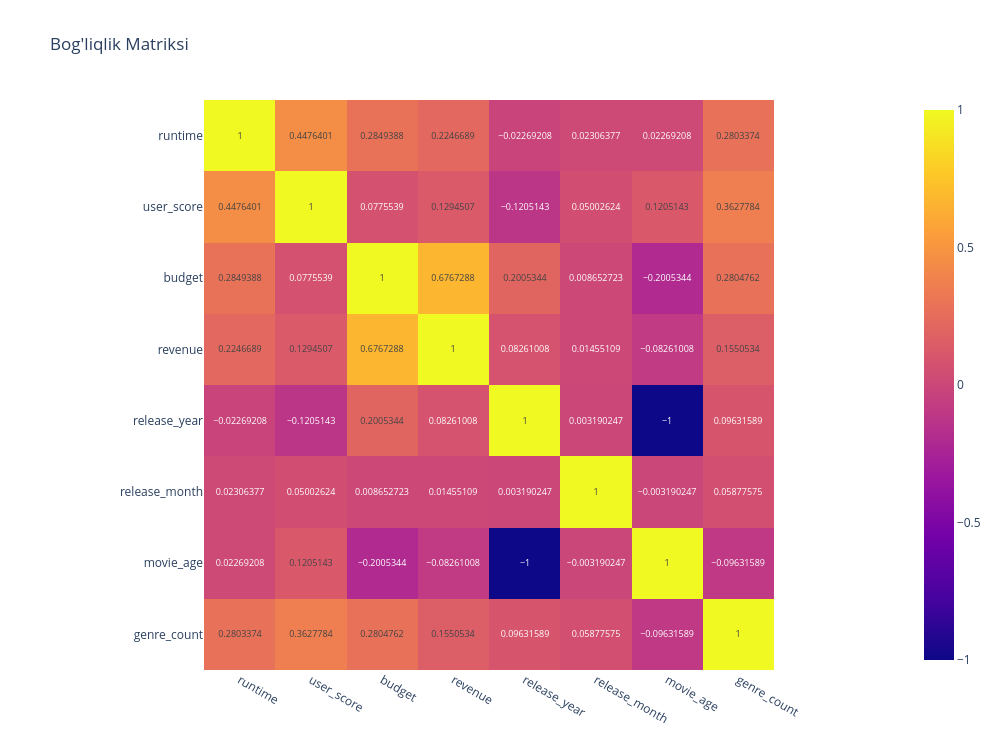

The notebook cell saved with this chart:
### Markdown cell above
# 6. Bog'liqlik Matriksi

### Code cell
corr = df_fe.select_dtypes(include=np.number).corr()
fig = px.imshow(
    corr, 
    text_auto = True,
    title = "Bog'liqlik Matriksi",
    width = 1000,
    height=750
)
fig.update_traces(
    hovertemplate=
    "X o'qi: %{x}<br>"
    "Y o'qi: %{y}<br>"
    "Bog'liqlik: %{z:.3f}<extra></extra>"
)
fig.show()
fig.write_image(
    "../results/figures/feature_engineered/target_corr_matrix.png"
)

### Figure 1 — Plotly figure (JSON) as saved in the notebook; plotly's stock layout.template omitted (floating-point values rounded to 4 significant figures)
{"data": [{"coloraxis": "coloraxis", "hovertemplate": "X o'qi: %{x}<br>Y o'qi: %{y}<br>Bog'liqlik: %{z:.3f}<extra></extra>", "name": "0", "texttemplate": "%{z}", "type": "heatmap", "x": ["runtime", "user_score", "budget", "revenue", "release_year", "release_month", "movie_age", "genre_count"], "xaxis": "x", "y": ["runtime", "user_score", "budget", "revenue", "release_year", "release_month", "movie_age", "genre_count"], "yaxis": "y", "z": [[1.0, 0.4476, 0.2849, 0.2247, -0.02269, 0.02306, 0.02269, 0.2803], [0.4476, 1.0, 0.07755, 0.1295, -0.1205, 0.05003, 0.1205, 0.3628], [0.2849, 0.07755, 1.0, 0.6767, 0.2005, 0.008653, -0.2005, 0.2805], [0.2247, 0.1295, 0.6767, 1.0, 0.08261, 0.01455, -0.08261, 0.1551], [-0.02269, -0.1205, 0.2005, 0.08261, 1.0, 0.00319, -1.0, 0.09632], [0.02306, 0.05003, 0.008653, 0.01455, 0.00319, 1.0, -0.00319, 0.05878], [0.02269, 0.1205, -0.2005, -0.08261, -1.0, -0.00319, 1.0, -0.09632], [0.2803, 0.3628, 0.2805, 0.1551, 0.09632, 0.05878, -0.09632, 1.0]]}], "layout": {"coloraxis": {"colorscale": [[0, "#0d0887"], [0.1111, "#46039f"], [0.2222, "#7201a8"], [0.3333, "#9c179e"], [0.4444, "#bd3786"], [0.5556, "#d8576b"], [0.6667, "#ed7953"], [0.7778, "#fb9f3a"], [0.8889, "#fdca26"], [1, "#f0f921"]]}, "height": 750, "title": {"text": "Bog'liqlik Matriksi"}, "width": 1000, "xaxis": {"anchor": "y", "constrain": "domain", "domain": [0, 1], "scaleanchor": "y"}, "yaxis": {"anchor": "x", "autorange": "reversed", "constrain": "domain", "domain": [0, 1]}}}
